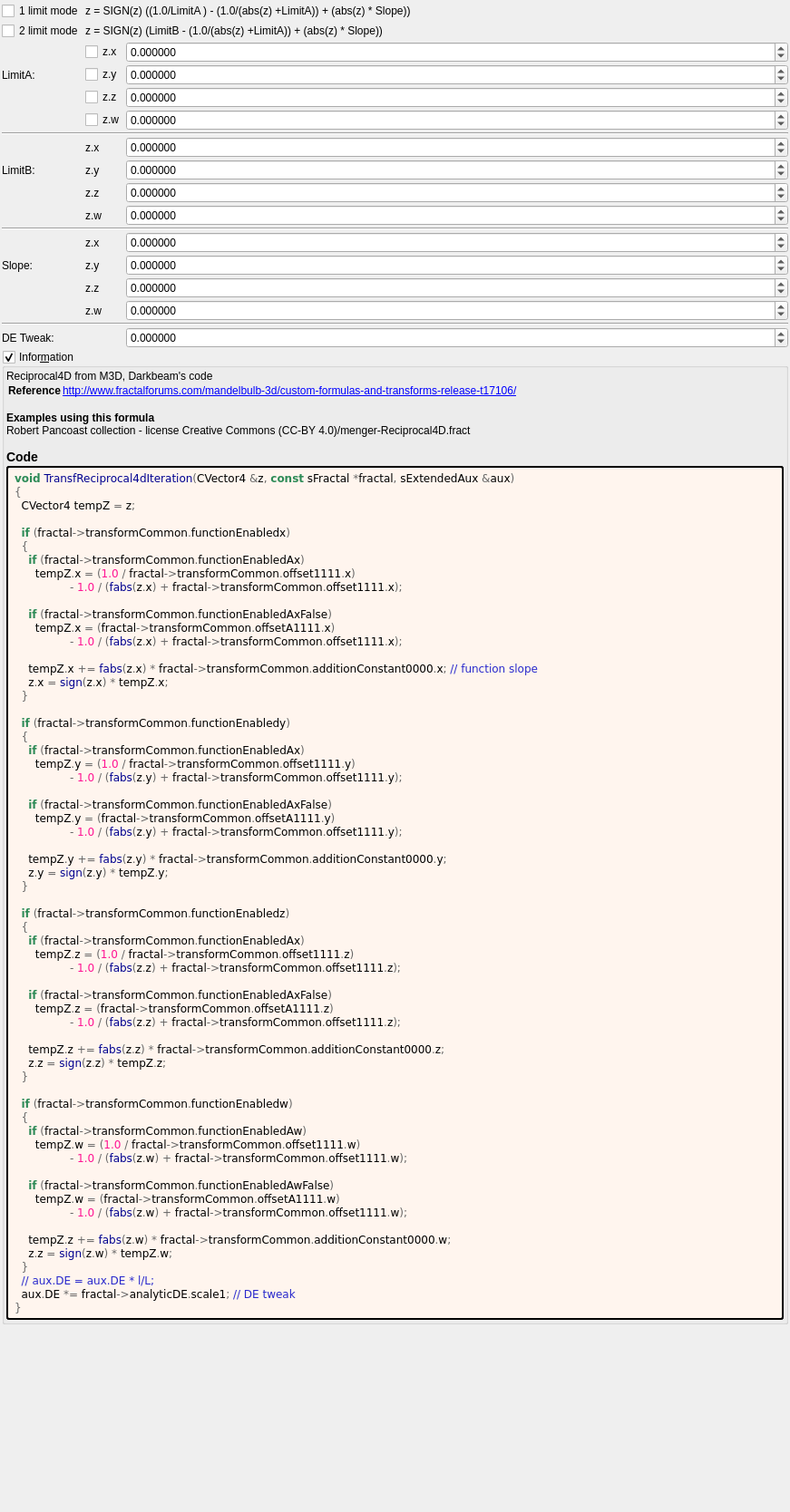
<?xml version="1.0" encoding="UTF-8"?>
<ui version="4.0">
 <class>transf_reciprocal4d</class>
 <widget class="QWidget" name="Form">
  <property name="geometry">
   <rect>
    <x>0</x>
    <y>0</y>
    <width>871</width>
    <height>1668</height>
   </rect>
  </property>
  <property name="windowTitle">
   <string notr="true">transf_reciprocal4d</string>
  </property>
  <layout class="QVBoxLayout" name="verticalLayout">
   <property name="spacing">
    <number>2</number>
   </property>
   <property name="leftMargin">
    <number>2</number>
   </property>
   <property name="topMargin">
    <number>2</number>
   </property>
   <property name="rightMargin">
    <number>2</number>
   </property>
   <property name="bottomMargin">
    <number>2</number>
   </property>
   <item>
    <layout class="QGridLayout" name="gridLayout" columnstretch="0,0,1">
     <property name="spacing">
      <number>2</number>
     </property>
     <item row="0" column="1" colspan="2">
      <widget class="QLabel" name="label_133">
       <property name="text">
        <string notr="true">z = SIGN(z) ((1.0/LimitA ) - (1.0/(abs(z) +LimitA)) + (abs(z) * Slope))</string>
       </property>
       <property name="wordWrap">
        <bool>true</bool>
       </property>
      </widget>
     </item>
     <item row="10" column="2">
      <widget class="MyDoubleSpinBox" name="spinbox4_transf_offsetA_1111_w">
       <property name="sizePolicy">
        <sizepolicy hsizetype="Minimum" vsizetype="Maximum">
         <horstretch>0</horstretch>
         <verstretch>0</verstretch>
        </sizepolicy>
       </property>
       <property name="prefix">
        <string/>
       </property>
       <property name="suffix">
        <string/>
       </property>
       <property name="decimals">
        <number>6</number>
       </property>
       <property name="minimum">
        <double>-99.989999999999995</double>
       </property>
       <property name="maximum">
        <double>99.989999999999995</double>
       </property>
       <property name="singleStep">
        <double>0.100000000000000</double>
       </property>
      </widget>
     </item>
     <item row="10" column="1">
      <widget class="QLabel" name="label_120">
       <property name="text">
        <string notr="true">z.w</string>
       </property>
      </widget>
     </item>
     <item row="5" column="1">
      <widget class="MyCheckBox" name="checkBox_transf_function_enabledw">
       <property name="text">
        <string notr="true">z.w</string>
       </property>
      </widget>
     </item>
     <item row="8" column="1">
      <widget class="QLabel" name="label_114">
       <property name="text">
        <string notr="true">z.y</string>
       </property>
      </widget>
     </item>
     <item row="2" column="2">
      <widget class="MyDoubleSpinBox" name="spinbox4_transf_offset_1111_x">
       <property name="sizePolicy">
        <sizepolicy hsizetype="Minimum" vsizetype="Maximum">
         <horstretch>0</horstretch>
         <verstretch>0</verstretch>
        </sizepolicy>
       </property>
       <property name="prefix">
        <string/>
       </property>
       <property name="suffix">
        <string/>
       </property>
       <property name="decimals">
        <number>6</number>
       </property>
       <property name="minimum">
        <double>-99.989999999999995</double>
       </property>
       <property name="maximum">
        <double>99.989999999999995</double>
       </property>
       <property name="singleStep">
        <double>0.100000000000000</double>
       </property>
      </widget>
     </item>
     <item row="4" column="1">
      <widget class="MyCheckBox" name="checkBox_transf_function_enabledz">
       <property name="text">
        <string notr="true">z.z</string>
       </property>
      </widget>
     </item>
     <item row="9" column="1">
      <widget class="QLabel" name="label_115">
       <property name="text">
        <string notr="true">z.z</string>
       </property>
      </widget>
     </item>
     <item row="7" column="2">
      <widget class="MyDoubleSpinBox" name="spinbox4_transf_offsetA_1111_x">
       <property name="sizePolicy">
        <sizepolicy hsizetype="Minimum" vsizetype="Maximum">
         <horstretch>0</horstretch>
         <verstretch>0</verstretch>
        </sizepolicy>
       </property>
       <property name="prefix">
        <string/>
       </property>
       <property name="suffix">
        <string/>
       </property>
       <property name="decimals">
        <number>6</number>
       </property>
       <property name="minimum">
        <double>-99.989999999999995</double>
       </property>
       <property name="maximum">
        <double>99.989999999999995</double>
       </property>
       <property name="singleStep">
        <double>0.100000000000000</double>
       </property>
      </widget>
     </item>
     <item row="14" column="2">
      <widget class="MyDoubleSpinBox" name="spinbox4_transf_addition_constant_0000_z">
       <property name="sizePolicy">
        <sizepolicy hsizetype="Minimum" vsizetype="Maximum">
         <horstretch>0</horstretch>
         <verstretch>0</verstretch>
        </sizepolicy>
       </property>
       <property name="prefix">
        <string/>
       </property>
       <property name="suffix">
        <string/>
       </property>
       <property name="decimals">
        <number>6</number>
       </property>
       <property name="minimum">
        <double>-99.989999999999995</double>
       </property>
       <property name="maximum">
        <double>99.989999999999995</double>
       </property>
       <property name="singleStep">
        <double>0.100000000000000</double>
       </property>
      </widget>
     </item>
     <item row="8" column="2">
      <widget class="MyDoubleSpinBox" name="spinbox4_transf_offsetA_1111_y">
       <property name="sizePolicy">
        <sizepolicy hsizetype="Minimum" vsizetype="Maximum">
         <horstretch>0</horstretch>
         <verstretch>0</verstretch>
        </sizepolicy>
       </property>
       <property name="prefix">
        <string/>
       </property>
       <property name="suffix">
        <string/>
       </property>
       <property name="decimals">
        <number>6</number>
       </property>
       <property name="minimum">
        <double>-99.989999999999995</double>
       </property>
       <property name="maximum">
        <double>99.989999999999995</double>
       </property>
       <property name="singleStep">
        <double>0.100000000000000</double>
       </property>
      </widget>
     </item>
     <item row="6" column="0" colspan="3">
      <widget class="Line" name="line">
       <property name="orientation">
        <enum>Qt::Horizontal</enum>
       </property>
      </widget>
     </item>
     <item row="4" column="2">
      <widget class="MyDoubleSpinBox" name="spinbox4_transf_offset_1111_z">
       <property name="sizePolicy">
        <sizepolicy hsizetype="Minimum" vsizetype="Maximum">
         <horstretch>0</horstretch>
         <verstretch>0</verstretch>
        </sizepolicy>
       </property>
       <property name="prefix">
        <string/>
       </property>
       <property name="suffix">
        <string/>
       </property>
       <property name="decimals">
        <number>6</number>
       </property>
       <property name="minimum">
        <double>-99.989999999999995</double>
       </property>
       <property name="maximum">
        <double>99.989999999999995</double>
       </property>
       <property name="singleStep">
        <double>0.100000000000000</double>
       </property>
      </widget>
     </item>
     <item row="17" column="0">
      <widget class="QLabel" name="label_112">
       <property name="text">
        <string>DE Tweak:</string>
       </property>
      </widget>
     </item>
     <item row="2" column="1">
      <widget class="MyCheckBox" name="checkBox_transf_function_enabledx">
       <property name="text">
        <string notr="true">z.x</string>
       </property>
      </widget>
     </item>
     <item row="13" column="2">
      <widget class="MyDoubleSpinBox" name="spinbox4_transf_addition_constant_0000_y">
       <property name="sizePolicy">
        <sizepolicy hsizetype="Minimum" vsizetype="Maximum">
         <horstretch>0</horstretch>
         <verstretch>0</verstretch>
        </sizepolicy>
       </property>
       <property name="prefix">
        <string/>
       </property>
       <property name="suffix">
        <string/>
       </property>
       <property name="decimals">
        <number>6</number>
       </property>
       <property name="minimum">
        <double>-99.989999999999995</double>
       </property>
       <property name="maximum">
        <double>99.989999999999995</double>
       </property>
       <property name="singleStep">
        <double>0.100000000000000</double>
       </property>
      </widget>
     </item>
     <item row="11" column="0" colspan="3">
      <widget class="Line" name="line_2">
       <property name="orientation">
        <enum>Qt::Horizontal</enum>
       </property>
      </widget>
     </item>
     <item row="14" column="1">
      <widget class="QLabel" name="label_118">
       <property name="text">
        <string notr="true">z.z</string>
       </property>
      </widget>
     </item>
     <item row="3" column="1">
      <widget class="MyCheckBox" name="checkBox_transf_function_enabledy">
       <property name="text">
        <string notr="true">z.y</string>
       </property>
      </widget>
     </item>
     <item row="7" column="1">
      <widget class="QLabel" name="label_113">
       <property name="text">
        <string notr="true">z.x</string>
       </property>
      </widget>
     </item>
     <item row="8" column="0">
      <widget class="QLabel" name="label_132">
       <property name="text">
        <string>LimitB:</string>
       </property>
      </widget>
     </item>
     <item row="15" column="1">
      <widget class="QLabel" name="label_121">
       <property name="text">
        <string notr="true">z.w</string>
       </property>
      </widget>
     </item>
     <item row="12" column="1">
      <widget class="QLabel" name="label_116">
       <property name="text">
        <string notr="true">z.x</string>
       </property>
      </widget>
     </item>
     <item row="13" column="0">
      <widget class="QLabel" name="label_119">
       <property name="text">
        <string>Slope:</string>
       </property>
      </widget>
     </item>
     <item row="13" column="1">
      <widget class="QLabel" name="label_117">
       <property name="text">
        <string notr="true">z.y</string>
       </property>
      </widget>
     </item>
     <item row="3" column="2">
      <widget class="MyDoubleSpinBox" name="spinbox4_transf_offset_1111_y">
       <property name="sizePolicy">
        <sizepolicy hsizetype="Minimum" vsizetype="Maximum">
         <horstretch>0</horstretch>
         <verstretch>0</verstretch>
        </sizepolicy>
       </property>
       <property name="prefix">
        <string/>
       </property>
       <property name="suffix">
        <string/>
       </property>
       <property name="decimals">
        <number>6</number>
       </property>
       <property name="minimum">
        <double>-99.989999999999995</double>
       </property>
       <property name="maximum">
        <double>99.989999999999995</double>
       </property>
       <property name="singleStep">
        <double>0.100000000000000</double>
       </property>
      </widget>
     </item>
     <item row="9" column="2">
      <widget class="MyDoubleSpinBox" name="spinbox4_transf_offsetA_1111_z">
       <property name="sizePolicy">
        <sizepolicy hsizetype="Minimum" vsizetype="Maximum">
         <horstretch>0</horstretch>
         <verstretch>0</verstretch>
        </sizepolicy>
       </property>
       <property name="prefix">
        <string/>
       </property>
       <property name="suffix">
        <string/>
       </property>
       <property name="decimals">
        <number>6</number>
       </property>
       <property name="minimum">
        <double>-99.989999999999995</double>
       </property>
       <property name="maximum">
        <double>99.989999999999995</double>
       </property>
       <property name="singleStep">
        <double>0.100000000000000</double>
       </property>
      </widget>
     </item>
     <item row="3" column="0">
      <widget class="QLabel" name="label_108">
       <property name="text">
        <string>LimitA:</string>
       </property>
      </widget>
     </item>
     <item row="12" column="2">
      <widget class="MyDoubleSpinBox" name="spinbox4_transf_addition_constant_0000_x">
       <property name="sizePolicy">
        <sizepolicy hsizetype="Minimum" vsizetype="Maximum">
         <horstretch>0</horstretch>
         <verstretch>0</verstretch>
        </sizepolicy>
       </property>
       <property name="prefix">
        <string/>
       </property>
       <property name="suffix">
        <string/>
       </property>
       <property name="decimals">
        <number>6</number>
       </property>
       <property name="minimum">
        <double>-99.989999999999995</double>
       </property>
       <property name="maximum">
        <double>99.989999999999995</double>
       </property>
       <property name="singleStep">
        <double>0.100000000000000</double>
       </property>
      </widget>
     </item>
     <item row="17" column="2">
      <widget class="MyDoubleSpinBox" name="spinbox_analyticDE_scale_1">
       <property name="sizePolicy">
        <sizepolicy hsizetype="Minimum" vsizetype="Maximum">
         <horstretch>0</horstretch>
         <verstretch>0</verstretch>
        </sizepolicy>
       </property>
       <property name="prefix">
        <string/>
       </property>
       <property name="suffix">
        <string/>
       </property>
       <property name="decimals">
        <number>6</number>
       </property>
       <property name="minimum">
        <double>-99.989999999999995</double>
       </property>
       <property name="maximum">
        <double>99.989999999999995</double>
       </property>
       <property name="singleStep">
        <double>0.100000000000000</double>
       </property>
      </widget>
     </item>
     <item row="16" column="0" colspan="3">
      <widget class="Line" name="line_3">
       <property name="orientation">
        <enum>Qt::Horizontal</enum>
       </property>
      </widget>
     </item>
     <item row="5" column="2">
      <widget class="MyDoubleSpinBox" name="spinbox4_transf_offset_1111_w">
       <property name="sizePolicy">
        <sizepolicy hsizetype="Minimum" vsizetype="Maximum">
         <horstretch>0</horstretch>
         <verstretch>0</verstretch>
        </sizepolicy>
       </property>
       <property name="prefix">
        <string/>
       </property>
       <property name="suffix">
        <string/>
       </property>
       <property name="decimals">
        <number>6</number>
       </property>
       <property name="minimum">
        <double>-99.989999999999995</double>
       </property>
       <property name="maximum">
        <double>99.989999999999995</double>
       </property>
       <property name="singleStep">
        <double>0.100000000000000</double>
       </property>
      </widget>
     </item>
     <item row="15" column="2">
      <widget class="MyDoubleSpinBox" name="spinbox4_transf_addition_constant_0000_w">
       <property name="sizePolicy">
        <sizepolicy hsizetype="Minimum" vsizetype="Maximum">
         <horstretch>0</horstretch>
         <verstretch>0</verstretch>
        </sizepolicy>
       </property>
       <property name="prefix">
        <string/>
       </property>
       <property name="suffix">
        <string/>
       </property>
       <property name="decimals">
        <number>6</number>
       </property>
       <property name="minimum">
        <double>-99.989999999999995</double>
       </property>
       <property name="maximum">
        <double>99.989999999999995</double>
       </property>
       <property name="singleStep">
        <double>0.100000000000000</double>
       </property>
      </widget>
     </item>
     <item row="0" column="0">
      <widget class="MyCheckBox" name="checkBox_transf_function_enabledAx">
       <property name="text">
        <string>1 limit mode</string>
       </property>
      </widget>
     </item>
     <item row="1" column="0">
      <widget class="MyCheckBox" name="checkBox_transf_function_enabledAx_false">
       <property name="text">
        <string>2 limit mode</string>
       </property>
      </widget>
     </item>
     <item row="1" column="1" colspan="2">
      <widget class="QLabel" name="label_148">
       <property name="text">
        <string notr="true">z = SIGN(z) (LimitB - (1.0/(abs(z) +LimitA)) + (abs(z) * Slope))</string>
       </property>
       <property name="wordWrap">
        <bool>true</bool>
       </property>
      </widget>
     </item>
    </layout>
   </item>
   <item>
    <widget class="MyGroupBox" name="groupCheck_info">
     <property name="title">
      <string>Infor&amp;mation</string>
     </property>
     <property name="flat">
      <bool>false</bool>
     </property>
     <property name="checkable">
      <bool>true</bool>
     </property>
     <layout class="QVBoxLayout" name="verticalLayout_2">
      <property name="spacing">
       <number>2</number>
      </property>
      <property name="leftMargin">
       <number>2</number>
      </property>
      <property name="topMargin">
       <number>2</number>
      </property>
      <property name="rightMargin">
       <number>2</number>
      </property>
      <property name="bottomMargin">
       <number>2</number>
      </property>
      <item>
       <widget class="QLabel" name="label_information_general">
        <property name="text">
         <string notr="true">&lt;p&gt;Reciprocal4D from M3D, Darkbeam's code&lt;/p&gt;&lt;table&gt;
&lt;tr&gt;&lt;th&gt;Reference&lt;/th&gt;&lt;td&gt;&lt;a href=&quot;http://www.fractalforums.com/mandelbulb-3d/custom-formulas-and-transforms-release-t17106/&quot;&gt;http://www.fractalforums.com/mandelbulb-3d/custom-formulas-and-transforms-release-t17106/&lt;br&gt;
&lt;/td&gt;&lt;/tr&gt;
&lt;/table&gt;
&lt;br&gt;&lt;b&gt;Examples using this formula&lt;/b&gt;&lt;br&gt;Robert Pancoast collection - license Creative Commons (CC-BY 4.0)/menger-Reciprocal4D.fract&lt;h3&gt;Code&lt;/h3&gt;</string>
        </property>
        <property name="wordWrap">
         <bool>true</bool>
        </property>
        <property name="openExternalLinks">
         <bool>true</bool>
        </property>
        <property name="textInteractionFlags">
         <set>Qt::LinksAccessibleByMouse|Qt::TextSelectableByMouse</set>
        </property>
       </widget>
      </item>
      <item>
       <widget class="QLabel" name="label_code_content">
        <property name="styleSheet">
         <string notr="true">border-style: outset; border-width: 2px; border-radius: 3px; border-color: black; background-color: #fff5ee; padding: 4px;</string>
        </property>
        <property name="text">
         <string notr="true">&lt;body style=&quot;background-color:#fff5ee&quot;&gt;
&lt;pre style=&quot;color:#000000; background-color:#fff5ee;  font-family:'Courier New',monospace;&quot;&gt;&lt;span style=&quot;color:#2e8b57; font-weight:bold&quot;&gt;void&lt;/span&gt; &lt;span style=&quot;color:#00008f&quot;&gt;TransfReciprocal4dIteration&lt;/span&gt;&lt;span style=&quot;color:#676767&quot;&gt;(&lt;/span&gt;CVector4 &lt;span style=&quot;color:#676767&quot;&gt;&amp;amp;&lt;/span&gt;z&lt;span style=&quot;color:#676767&quot;&gt;,&lt;/span&gt; &lt;span style=&quot;color:#2e8b57; font-weight:bold&quot;&gt;const&lt;/span&gt; sFractal &lt;span style=&quot;color:#676767&quot;&gt;*&lt;/span&gt;fractal&lt;span style=&quot;color:#676767&quot;&gt;,&lt;/span&gt; sExtendedAux &lt;span style=&quot;color:#676767&quot;&gt;&amp;amp;&lt;/span&gt;aux&lt;span style=&quot;color:#676767&quot;&gt;)&lt;/span&gt;
&lt;span style=&quot;color:#676767&quot;&gt;{&lt;/span&gt;
  CVector4 tempZ &lt;span style=&quot;color:#676767&quot;&gt;=&lt;/span&gt; z&lt;span style=&quot;color:#676767&quot;&gt;;&lt;/span&gt;

  &lt;span style=&quot;color:#2e8b57; font-weight:bold&quot;&gt;if&lt;/span&gt; &lt;span style=&quot;color:#676767&quot;&gt;(&lt;/span&gt;fractal&lt;span style=&quot;color:#676767&quot;&gt;-&amp;gt;&lt;/span&gt;transformCommon&lt;span style=&quot;color:#676767&quot;&gt;.&lt;/span&gt;functionEnabledx&lt;span style=&quot;color:#676767&quot;&gt;)&lt;/span&gt;
  &lt;span style=&quot;color:#676767&quot;&gt;{&lt;/span&gt;
    &lt;span style=&quot;color:#2e8b57; font-weight:bold&quot;&gt;if&lt;/span&gt; &lt;span style=&quot;color:#676767&quot;&gt;(&lt;/span&gt;fractal&lt;span style=&quot;color:#676767&quot;&gt;-&amp;gt;&lt;/span&gt;transformCommon&lt;span style=&quot;color:#676767&quot;&gt;.&lt;/span&gt;functionEnabledAx&lt;span style=&quot;color:#676767&quot;&gt;)&lt;/span&gt;
      tempZ&lt;span style=&quot;color:#676767&quot;&gt;.&lt;/span&gt;x &lt;span style=&quot;color:#676767&quot;&gt;= (&lt;/span&gt;&lt;span style=&quot;color:#ff1493&quot;&gt;1.0&lt;/span&gt; &lt;span style=&quot;color:#676767&quot;&gt;/&lt;/span&gt; fractal&lt;span style=&quot;color:#676767&quot;&gt;-&amp;gt;&lt;/span&gt;transformCommon&lt;span style=&quot;color:#676767&quot;&gt;.&lt;/span&gt;offset1111&lt;span style=&quot;color:#676767&quot;&gt;.&lt;/span&gt;x&lt;span style=&quot;color:#676767&quot;&gt;)&lt;/span&gt;
                &lt;span style=&quot;color:#676767&quot;&gt;-&lt;/span&gt; &lt;span style=&quot;color:#ff1493&quot;&gt;1.0&lt;/span&gt; &lt;span style=&quot;color:#676767&quot;&gt;/ (&lt;/span&gt;&lt;span style=&quot;color:#00008f&quot;&gt;fabs&lt;/span&gt;&lt;span style=&quot;color:#676767&quot;&gt;(&lt;/span&gt;z&lt;span style=&quot;color:#676767&quot;&gt;.&lt;/span&gt;x&lt;span style=&quot;color:#676767&quot;&gt;) +&lt;/span&gt; fractal&lt;span style=&quot;color:#676767&quot;&gt;-&amp;gt;&lt;/span&gt;transformCommon&lt;span style=&quot;color:#676767&quot;&gt;.&lt;/span&gt;offset1111&lt;span style=&quot;color:#676767&quot;&gt;.&lt;/span&gt;x&lt;span style=&quot;color:#676767&quot;&gt;);&lt;/span&gt;

    &lt;span style=&quot;color:#2e8b57; font-weight:bold&quot;&gt;if&lt;/span&gt; &lt;span style=&quot;color:#676767&quot;&gt;(&lt;/span&gt;fractal&lt;span style=&quot;color:#676767&quot;&gt;-&amp;gt;&lt;/span&gt;transformCommon&lt;span style=&quot;color:#676767&quot;&gt;.&lt;/span&gt;functionEnabledAxFalse&lt;span style=&quot;color:#676767&quot;&gt;)&lt;/span&gt;
      tempZ&lt;span style=&quot;color:#676767&quot;&gt;.&lt;/span&gt;x &lt;span style=&quot;color:#676767&quot;&gt;= (&lt;/span&gt;fractal&lt;span style=&quot;color:#676767&quot;&gt;-&amp;gt;&lt;/span&gt;transformCommon&lt;span style=&quot;color:#676767&quot;&gt;.&lt;/span&gt;offsetA1111&lt;span style=&quot;color:#676767&quot;&gt;.&lt;/span&gt;x&lt;span style=&quot;color:#676767&quot;&gt;)&lt;/span&gt;
                &lt;span style=&quot;color:#676767&quot;&gt;-&lt;/span&gt; &lt;span style=&quot;color:#ff1493&quot;&gt;1.0&lt;/span&gt; &lt;span style=&quot;color:#676767&quot;&gt;/ (&lt;/span&gt;&lt;span style=&quot;color:#00008f&quot;&gt;fabs&lt;/span&gt;&lt;span style=&quot;color:#676767&quot;&gt;(&lt;/span&gt;z&lt;span style=&quot;color:#676767&quot;&gt;.&lt;/span&gt;x&lt;span style=&quot;color:#676767&quot;&gt;) +&lt;/span&gt; fractal&lt;span style=&quot;color:#676767&quot;&gt;-&amp;gt;&lt;/span&gt;transformCommon&lt;span style=&quot;color:#676767&quot;&gt;.&lt;/span&gt;offset1111&lt;span style=&quot;color:#676767&quot;&gt;.&lt;/span&gt;x&lt;span style=&quot;color:#676767&quot;&gt;);&lt;/span&gt;

    tempZ&lt;span style=&quot;color:#676767&quot;&gt;.&lt;/span&gt;x &lt;span style=&quot;color:#676767&quot;&gt;+=&lt;/span&gt; &lt;span style=&quot;color:#00008f&quot;&gt;fabs&lt;/span&gt;&lt;span style=&quot;color:#676767&quot;&gt;(&lt;/span&gt;z&lt;span style=&quot;color:#676767&quot;&gt;.&lt;/span&gt;x&lt;span style=&quot;color:#676767&quot;&gt;) *&lt;/span&gt; fractal&lt;span style=&quot;color:#676767&quot;&gt;-&amp;gt;&lt;/span&gt;transformCommon&lt;span style=&quot;color:#676767&quot;&gt;.&lt;/span&gt;additionConstant0000&lt;span style=&quot;color:#676767&quot;&gt;.&lt;/span&gt;x&lt;span style=&quot;color:#676767&quot;&gt;;&lt;/span&gt; &lt;span style=&quot;color:#2929cc&quot;&gt;// function slope&lt;/span&gt;
    z&lt;span style=&quot;color:#676767&quot;&gt;.&lt;/span&gt;x &lt;span style=&quot;color:#676767&quot;&gt;=&lt;/span&gt; &lt;span style=&quot;color:#00008f&quot;&gt;sign&lt;/span&gt;&lt;span style=&quot;color:#676767&quot;&gt;(&lt;/span&gt;z&lt;span style=&quot;color:#676767&quot;&gt;.&lt;/span&gt;x&lt;span style=&quot;color:#676767&quot;&gt;) *&lt;/span&gt; tempZ&lt;span style=&quot;color:#676767&quot;&gt;.&lt;/span&gt;x&lt;span style=&quot;color:#676767&quot;&gt;;&lt;/span&gt;
  &lt;span style=&quot;color:#676767&quot;&gt;}&lt;/span&gt;

  &lt;span style=&quot;color:#2e8b57; font-weight:bold&quot;&gt;if&lt;/span&gt; &lt;span style=&quot;color:#676767&quot;&gt;(&lt;/span&gt;fractal&lt;span style=&quot;color:#676767&quot;&gt;-&amp;gt;&lt;/span&gt;transformCommon&lt;span style=&quot;color:#676767&quot;&gt;.&lt;/span&gt;functionEnabledy&lt;span style=&quot;color:#676767&quot;&gt;)&lt;/span&gt;
  &lt;span style=&quot;color:#676767&quot;&gt;{&lt;/span&gt;
    &lt;span style=&quot;color:#2e8b57; font-weight:bold&quot;&gt;if&lt;/span&gt; &lt;span style=&quot;color:#676767&quot;&gt;(&lt;/span&gt;fractal&lt;span style=&quot;color:#676767&quot;&gt;-&amp;gt;&lt;/span&gt;transformCommon&lt;span style=&quot;color:#676767&quot;&gt;.&lt;/span&gt;functionEnabledAx&lt;span style=&quot;color:#676767&quot;&gt;)&lt;/span&gt;
      tempZ&lt;span style=&quot;color:#676767&quot;&gt;.&lt;/span&gt;y &lt;span style=&quot;color:#676767&quot;&gt;= (&lt;/span&gt;&lt;span style=&quot;color:#ff1493&quot;&gt;1.0&lt;/span&gt; &lt;span style=&quot;color:#676767&quot;&gt;/&lt;/span&gt; fractal&lt;span style=&quot;color:#676767&quot;&gt;-&amp;gt;&lt;/span&gt;transformCommon&lt;span style=&quot;color:#676767&quot;&gt;.&lt;/span&gt;offset1111&lt;span style=&quot;color:#676767&quot;&gt;.&lt;/span&gt;y&lt;span style=&quot;color:#676767&quot;&gt;)&lt;/span&gt;
                &lt;span style=&quot;color:#676767&quot;&gt;-&lt;/span&gt; &lt;span style=&quot;color:#ff1493&quot;&gt;1.0&lt;/span&gt; &lt;span style=&quot;color:#676767&quot;&gt;/ (&lt;/span&gt;&lt;span style=&quot;color:#00008f&quot;&gt;fabs&lt;/span&gt;&lt;span style=&quot;color:#676767&quot;&gt;(&lt;/span&gt;z&lt;span style=&quot;color:#676767&quot;&gt;.&lt;/span&gt;y&lt;span style=&quot;color:#676767&quot;&gt;) +&lt;/span&gt; fractal&lt;span style=&quot;color:#676767&quot;&gt;-&amp;gt;&lt;/span&gt;transformCommon&lt;span style=&quot;color:#676767&quot;&gt;.&lt;/span&gt;offset1111&lt;span style=&quot;color:#676767&quot;&gt;.&lt;/span&gt;y&lt;span style=&quot;color:#676767&quot;&gt;);&lt;/span&gt;

    &lt;span style=&quot;color:#2e8b57; font-weight:bold&quot;&gt;if&lt;/span&gt; &lt;span style=&quot;color:#676767&quot;&gt;(&lt;/span&gt;fractal&lt;span style=&quot;color:#676767&quot;&gt;-&amp;gt;&lt;/span&gt;transformCommon&lt;span style=&quot;color:#676767&quot;&gt;.&lt;/span&gt;functionEnabledAxFalse&lt;span style=&quot;color:#676767&quot;&gt;)&lt;/span&gt;
      tempZ&lt;span style=&quot;color:#676767&quot;&gt;.&lt;/span&gt;y &lt;span style=&quot;color:#676767&quot;&gt;= (&lt;/span&gt;fractal&lt;span style=&quot;color:#676767&quot;&gt;-&amp;gt;&lt;/span&gt;transformCommon&lt;span style=&quot;color:#676767&quot;&gt;.&lt;/span&gt;offsetA1111&lt;span style=&quot;color:#676767&quot;&gt;.&lt;/span&gt;y&lt;span style=&quot;color:#676767&quot;&gt;)&lt;/span&gt;
                &lt;span style=&quot;color:#676767&quot;&gt;-&lt;/span&gt; &lt;span style=&quot;color:#ff1493&quot;&gt;1.0&lt;/span&gt; &lt;span style=&quot;color:#676767&quot;&gt;/ (&lt;/span&gt;&lt;span style=&quot;color:#00008f&quot;&gt;fabs&lt;/span&gt;&lt;span style=&quot;color:#676767&quot;&gt;(&lt;/span&gt;z&lt;span style=&quot;color:#676767&quot;&gt;.&lt;/span&gt;y&lt;span style=&quot;color:#676767&quot;&gt;) +&lt;/span&gt; fractal&lt;span style=&quot;color:#676767&quot;&gt;-&amp;gt;&lt;/span&gt;transformCommon&lt;span style=&quot;color:#676767&quot;&gt;.&lt;/span&gt;offset1111&lt;span style=&quot;color:#676767&quot;&gt;.&lt;/span&gt;y&lt;span style=&quot;color:#676767&quot;&gt;);&lt;/span&gt;

    tempZ&lt;span style=&quot;color:#676767&quot;&gt;.&lt;/span&gt;y &lt;span style=&quot;color:#676767&quot;&gt;+=&lt;/span&gt; &lt;span style=&quot;color:#00008f&quot;&gt;fabs&lt;/span&gt;&lt;span style=&quot;color:#676767&quot;&gt;(&lt;/span&gt;z&lt;span style=&quot;color:#676767&quot;&gt;.&lt;/span&gt;y&lt;span style=&quot;color:#676767&quot;&gt;) *&lt;/span&gt; fractal&lt;span style=&quot;color:#676767&quot;&gt;-&amp;gt;&lt;/span&gt;transformCommon&lt;span style=&quot;color:#676767&quot;&gt;.&lt;/span&gt;additionConstant0000&lt;span style=&quot;color:#676767&quot;&gt;.&lt;/span&gt;y&lt;span style=&quot;color:#676767&quot;&gt;;&lt;/span&gt;
    z&lt;span style=&quot;color:#676767&quot;&gt;.&lt;/span&gt;y &lt;span style=&quot;color:#676767&quot;&gt;=&lt;/span&gt; &lt;span style=&quot;color:#00008f&quot;&gt;sign&lt;/span&gt;&lt;span style=&quot;color:#676767&quot;&gt;(&lt;/span&gt;z&lt;span style=&quot;color:#676767&quot;&gt;.&lt;/span&gt;y&lt;span style=&quot;color:#676767&quot;&gt;) *&lt;/span&gt; tempZ&lt;span style=&quot;color:#676767&quot;&gt;.&lt;/span&gt;y&lt;span style=&quot;color:#676767&quot;&gt;;&lt;/span&gt;
  &lt;span style=&quot;color:#676767&quot;&gt;}&lt;/span&gt;

  &lt;span style=&quot;color:#2e8b57; font-weight:bold&quot;&gt;if&lt;/span&gt; &lt;span style=&quot;color:#676767&quot;&gt;(&lt;/span&gt;fractal&lt;span style=&quot;color:#676767&quot;&gt;-&amp;gt;&lt;/span&gt;transformCommon&lt;span style=&quot;color:#676767&quot;&gt;.&lt;/span&gt;functionEnabledz&lt;span style=&quot;color:#676767&quot;&gt;)&lt;/span&gt;
  &lt;span style=&quot;color:#676767&quot;&gt;{&lt;/span&gt;
    &lt;span style=&quot;color:#2e8b57; font-weight:bold&quot;&gt;if&lt;/span&gt; &lt;span style=&quot;color:#676767&quot;&gt;(&lt;/span&gt;fractal&lt;span style=&quot;color:#676767&quot;&gt;-&amp;gt;&lt;/span&gt;transformCommon&lt;span style=&quot;color:#676767&quot;&gt;.&lt;/span&gt;functionEnabledAx&lt;span style=&quot;color:#676767&quot;&gt;)&lt;/span&gt;
      tempZ&lt;span style=&quot;color:#676767&quot;&gt;.&lt;/span&gt;z &lt;span style=&quot;color:#676767&quot;&gt;= (&lt;/span&gt;&lt;span style=&quot;color:#ff1493&quot;&gt;1.0&lt;/span&gt; &lt;span style=&quot;color:#676767&quot;&gt;/&lt;/span&gt; fractal&lt;span style=&quot;color:#676767&quot;&gt;-&amp;gt;&lt;/span&gt;transformCommon&lt;span style=&quot;color:#676767&quot;&gt;.&lt;/span&gt;offset1111&lt;span style=&quot;color:#676767&quot;&gt;.&lt;/span&gt;z&lt;span style=&quot;color:#676767&quot;&gt;)&lt;/span&gt;
                &lt;span style=&quot;color:#676767&quot;&gt;-&lt;/span&gt; &lt;span style=&quot;color:#ff1493&quot;&gt;1.0&lt;/span&gt; &lt;span style=&quot;color:#676767&quot;&gt;/ (&lt;/span&gt;&lt;span style=&quot;color:#00008f&quot;&gt;fabs&lt;/span&gt;&lt;span style=&quot;color:#676767&quot;&gt;(&lt;/span&gt;z&lt;span style=&quot;color:#676767&quot;&gt;.&lt;/span&gt;z&lt;span style=&quot;color:#676767&quot;&gt;) +&lt;/span&gt; fractal&lt;span style=&quot;color:#676767&quot;&gt;-&amp;gt;&lt;/span&gt;transformCommon&lt;span style=&quot;color:#676767&quot;&gt;.&lt;/span&gt;offset1111&lt;span style=&quot;color:#676767&quot;&gt;.&lt;/span&gt;z&lt;span style=&quot;color:#676767&quot;&gt;);&lt;/span&gt;

    &lt;span style=&quot;color:#2e8b57; font-weight:bold&quot;&gt;if&lt;/span&gt; &lt;span style=&quot;color:#676767&quot;&gt;(&lt;/span&gt;fractal&lt;span style=&quot;color:#676767&quot;&gt;-&amp;gt;&lt;/span&gt;transformCommon&lt;span style=&quot;color:#676767&quot;&gt;.&lt;/span&gt;functionEnabledAxFalse&lt;span style=&quot;color:#676767&quot;&gt;)&lt;/span&gt;
      tempZ&lt;span style=&quot;color:#676767&quot;&gt;.&lt;/span&gt;z &lt;span style=&quot;color:#676767&quot;&gt;= (&lt;/span&gt;fractal&lt;span style=&quot;color:#676767&quot;&gt;-&amp;gt;&lt;/span&gt;transformCommon&lt;span style=&quot;color:#676767&quot;&gt;.&lt;/span&gt;offsetA1111&lt;span style=&quot;color:#676767&quot;&gt;.&lt;/span&gt;z&lt;span style=&quot;color:#676767&quot;&gt;)&lt;/span&gt;
                &lt;span style=&quot;color:#676767&quot;&gt;-&lt;/span&gt; &lt;span style=&quot;color:#ff1493&quot;&gt;1.0&lt;/span&gt; &lt;span style=&quot;color:#676767&quot;&gt;/ (&lt;/span&gt;&lt;span style=&quot;color:#00008f&quot;&gt;fabs&lt;/span&gt;&lt;span style=&quot;color:#676767&quot;&gt;(&lt;/span&gt;z&lt;span style=&quot;color:#676767&quot;&gt;.&lt;/span&gt;z&lt;span style=&quot;color:#676767&quot;&gt;) +&lt;/span&gt; fractal&lt;span style=&quot;color:#676767&quot;&gt;-&amp;gt;&lt;/span&gt;transformCommon&lt;span style=&quot;color:#676767&quot;&gt;.&lt;/span&gt;offset1111&lt;span style=&quot;color:#676767&quot;&gt;.&lt;/span&gt;z&lt;span style=&quot;color:#676767&quot;&gt;);&lt;/span&gt;

    tempZ&lt;span style=&quot;color:#676767&quot;&gt;.&lt;/span&gt;z &lt;span style=&quot;color:#676767&quot;&gt;+=&lt;/span&gt; &lt;span style=&quot;color:#00008f&quot;&gt;fabs&lt;/span&gt;&lt;span style=&quot;color:#676767&quot;&gt;(&lt;/span&gt;z&lt;span style=&quot;color:#676767&quot;&gt;.&lt;/span&gt;z&lt;span style=&quot;color:#676767&quot;&gt;) *&lt;/span&gt; fractal&lt;span style=&quot;color:#676767&quot;&gt;-&amp;gt;&lt;/span&gt;transformCommon&lt;span style=&quot;color:#676767&quot;&gt;.&lt;/span&gt;additionConstant0000&lt;span style=&quot;color:#676767&quot;&gt;.&lt;/span&gt;z&lt;span style=&quot;color:#676767&quot;&gt;;&lt;/span&gt;
    z&lt;span style=&quot;color:#676767&quot;&gt;.&lt;/span&gt;z &lt;span style=&quot;color:#676767&quot;&gt;=&lt;/span&gt; &lt;span style=&quot;color:#00008f&quot;&gt;sign&lt;/span&gt;&lt;span style=&quot;color:#676767&quot;&gt;(&lt;/span&gt;z&lt;span style=&quot;color:#676767&quot;&gt;.&lt;/span&gt;z&lt;span style=&quot;color:#676767&quot;&gt;) *&lt;/span&gt; tempZ&lt;span style=&quot;color:#676767&quot;&gt;.&lt;/span&gt;z&lt;span style=&quot;color:#676767&quot;&gt;;&lt;/span&gt;
  &lt;span style=&quot;color:#676767&quot;&gt;}&lt;/span&gt;

  &lt;span style=&quot;color:#2e8b57; font-weight:bold&quot;&gt;if&lt;/span&gt; &lt;span style=&quot;color:#676767&quot;&gt;(&lt;/span&gt;fractal&lt;span style=&quot;color:#676767&quot;&gt;-&amp;gt;&lt;/span&gt;transformCommon&lt;span style=&quot;color:#676767&quot;&gt;.&lt;/span&gt;functionEnabledw&lt;span style=&quot;color:#676767&quot;&gt;)&lt;/span&gt;
  &lt;span style=&quot;color:#676767&quot;&gt;{&lt;/span&gt;
    &lt;span style=&quot;color:#2e8b57; font-weight:bold&quot;&gt;if&lt;/span&gt; &lt;span style=&quot;color:#676767&quot;&gt;(&lt;/span&gt;fractal&lt;span style=&quot;color:#676767&quot;&gt;-&amp;gt;&lt;/span&gt;transformCommon&lt;span style=&quot;color:#676767&quot;&gt;.&lt;/span&gt;functionEnabledAw&lt;span style=&quot;color:#676767&quot;&gt;)&lt;/span&gt;
      tempZ&lt;span style=&quot;color:#676767&quot;&gt;.&lt;/span&gt;w &lt;span style=&quot;color:#676767&quot;&gt;= (&lt;/span&gt;&lt;span style=&quot;color:#ff1493&quot;&gt;1.0&lt;/span&gt; &lt;span style=&quot;color:#676767&quot;&gt;/&lt;/span&gt; fractal&lt;span style=&quot;color:#676767&quot;&gt;-&amp;gt;&lt;/span&gt;transformCommon&lt;span style=&quot;color:#676767&quot;&gt;.&lt;/span&gt;offset1111&lt;span style=&quot;color:#676767&quot;&gt;.&lt;/span&gt;w&lt;span style=&quot;color:#676767&quot;&gt;)&lt;/span&gt;
                &lt;span style=&quot;color:#676767&quot;&gt;-&lt;/span&gt; &lt;span style=&quot;color:#ff1493&quot;&gt;1.0&lt;/span&gt; &lt;span style=&quot;color:#676767&quot;&gt;/ (&lt;/span&gt;&lt;span style=&quot;color:#00008f&quot;&gt;fabs&lt;/span&gt;&lt;span style=&quot;color:#676767&quot;&gt;(&lt;/span&gt;z&lt;span style=&quot;color:#676767&quot;&gt;.&lt;/span&gt;w&lt;span style=&quot;color:#676767&quot;&gt;) +&lt;/span&gt; fractal&lt;span style=&quot;color:#676767&quot;&gt;-&amp;gt;&lt;/span&gt;transformCommon&lt;span style=&quot;color:#676767&quot;&gt;.&lt;/span&gt;offset1111&lt;span style=&quot;color:#676767&quot;&gt;.&lt;/span&gt;w&lt;span style=&quot;color:#676767&quot;&gt;);&lt;/span&gt;

    &lt;span style=&quot;color:#2e8b57; font-weight:bold&quot;&gt;if&lt;/span&gt; &lt;span style=&quot;color:#676767&quot;&gt;(&lt;/span&gt;fractal&lt;span style=&quot;color:#676767&quot;&gt;-&amp;gt;&lt;/span&gt;transformCommon&lt;span style=&quot;color:#676767&quot;&gt;.&lt;/span&gt;functionEnabledAwFalse&lt;span style=&quot;color:#676767&quot;&gt;)&lt;/span&gt;
      tempZ&lt;span style=&quot;color:#676767&quot;&gt;.&lt;/span&gt;w &lt;span style=&quot;color:#676767&quot;&gt;= (&lt;/span&gt;fractal&lt;span style=&quot;color:#676767&quot;&gt;-&amp;gt;&lt;/span&gt;transformCommon&lt;span style=&quot;color:#676767&quot;&gt;.&lt;/span&gt;offsetA1111&lt;span style=&quot;color:#676767&quot;&gt;.&lt;/span&gt;w&lt;span style=&quot;color:#676767&quot;&gt;)&lt;/span&gt;
                &lt;span style=&quot;color:#676767&quot;&gt;-&lt;/span&gt; &lt;span style=&quot;color:#ff1493&quot;&gt;1.0&lt;/span&gt; &lt;span style=&quot;color:#676767&quot;&gt;/ (&lt;/span&gt;&lt;span style=&quot;color:#00008f&quot;&gt;fabs&lt;/span&gt;&lt;span style=&quot;color:#676767&quot;&gt;(&lt;/span&gt;z&lt;span style=&quot;color:#676767&quot;&gt;.&lt;/span&gt;w&lt;span style=&quot;color:#676767&quot;&gt;) +&lt;/span&gt; fractal&lt;span style=&quot;color:#676767&quot;&gt;-&amp;gt;&lt;/span&gt;transformCommon&lt;span style=&quot;color:#676767&quot;&gt;.&lt;/span&gt;offset1111&lt;span style=&quot;color:#676767&quot;&gt;.&lt;/span&gt;w&lt;span style=&quot;color:#676767&quot;&gt;);&lt;/span&gt;

    tempZ&lt;span style=&quot;color:#676767&quot;&gt;.&lt;/span&gt;z &lt;span style=&quot;color:#676767&quot;&gt;+=&lt;/span&gt; &lt;span style=&quot;color:#00008f&quot;&gt;fabs&lt;/span&gt;&lt;span style=&quot;color:#676767&quot;&gt;(&lt;/span&gt;z&lt;span style=&quot;color:#676767&quot;&gt;.&lt;/span&gt;w&lt;span style=&quot;color:#676767&quot;&gt;) *&lt;/span&gt; fractal&lt;span style=&quot;color:#676767&quot;&gt;-&amp;gt;&lt;/span&gt;transformCommon&lt;span style=&quot;color:#676767&quot;&gt;.&lt;/span&gt;additionConstant0000&lt;span style=&quot;color:#676767&quot;&gt;.&lt;/span&gt;w&lt;span style=&quot;color:#676767&quot;&gt;;&lt;/span&gt;
    z&lt;span style=&quot;color:#676767&quot;&gt;.&lt;/span&gt;z &lt;span style=&quot;color:#676767&quot;&gt;=&lt;/span&gt; &lt;span style=&quot;color:#00008f&quot;&gt;sign&lt;/span&gt;&lt;span style=&quot;color:#676767&quot;&gt;(&lt;/span&gt;z&lt;span style=&quot;color:#676767&quot;&gt;.&lt;/span&gt;w&lt;span style=&quot;color:#676767&quot;&gt;) *&lt;/span&gt; tempZ&lt;span style=&quot;color:#676767&quot;&gt;.&lt;/span&gt;w&lt;span style=&quot;color:#676767&quot;&gt;;&lt;/span&gt;
  &lt;span style=&quot;color:#676767&quot;&gt;}&lt;/span&gt;
  &lt;span style=&quot;color:#2929cc&quot;&gt;// aux.DE = aux.DE * l/L;&lt;/span&gt;
  aux&lt;span style=&quot;color:#676767&quot;&gt;.&lt;/span&gt;DE &lt;span style=&quot;color:#676767&quot;&gt;*=&lt;/span&gt; fractal&lt;span style=&quot;color:#676767&quot;&gt;-&amp;gt;&lt;/span&gt;analyticDE&lt;span style=&quot;color:#676767&quot;&gt;.&lt;/span&gt;scale1&lt;span style=&quot;color:#676767&quot;&gt;;&lt;/span&gt; &lt;span style=&quot;color:#2929cc&quot;&gt;// DE tweak&lt;/span&gt;
&lt;span style=&quot;color:#676767&quot;&gt;}&lt;/span&gt;
&lt;/pre&gt;
&lt;/body&gt;</string>
        </property>
        <property name="wordWrap">
         <bool>true</bool>
        </property>
        <property name="openExternalLinks">
         <bool>true</bool>
        </property>
        <property name="textInteractionFlags">
         <set>Qt::LinksAccessibleByMouse|Qt::TextSelectableByMouse</set>
        </property>
       </widget>
      </item>
     </layout>
    </widget>
   </item>
   <item>
    <spacer name="verticalSpacer">
     <property name="orientation">
      <enum>Qt::Vertical</enum>
     </property>
     <property name="sizeHint" stdset="0">
      <size>
       <width>20</width>
       <height>40</height>
      </size>
     </property>
    </spacer>
   </item>
  </layout>
 </widget>
 <customwidgets>
  <customwidget>
   <class>MyGroupBox</class>
   <extends>QGroupBox</extends>
   <header>my_group_box.h</header>
   <container>1</container>
  </customwidget>
  <customwidget>
   <class>MyDoubleSpinBox</class>
   <extends>QDoubleSpinBox</extends>
   <header>my_double_spin_box.h</header>
  </customwidget>
  <customwidget>
   <class>MyCheckBox</class>
   <extends>QCheckBox</extends>
   <header>my_check_box.h</header>
  </customwidget>
 </customwidgets>
 <tabstops>
  <tabstop>checkBox_transf_function_enabledAx</tabstop>
  <tabstop>checkBox_transf_function_enabledAx_false</tabstop>
  <tabstop>checkBox_transf_function_enabledx</tabstop>
  <tabstop>spinbox4_transf_offset_1111_x</tabstop>
  <tabstop>checkBox_transf_function_enabledy</tabstop>
  <tabstop>spinbox4_transf_offset_1111_y</tabstop>
  <tabstop>checkBox_transf_function_enabledz</tabstop>
  <tabstop>spinbox4_transf_offset_1111_z</tabstop>
  <tabstop>checkBox_transf_function_enabledw</tabstop>
  <tabstop>spinbox4_transf_offset_1111_w</tabstop>
  <tabstop>spinbox4_transf_offsetA_1111_x</tabstop>
  <tabstop>spinbox4_transf_offsetA_1111_y</tabstop>
  <tabstop>spinbox4_transf_offsetA_1111_z</tabstop>
  <tabstop>spinbox4_transf_offsetA_1111_w</tabstop>
  <tabstop>spinbox4_transf_addition_constant_0000_x</tabstop>
  <tabstop>spinbox4_transf_addition_constant_0000_y</tabstop>
  <tabstop>spinbox4_transf_addition_constant_0000_z</tabstop>
  <tabstop>spinbox4_transf_addition_constant_0000_w</tabstop>
  <tabstop>spinbox_analyticDE_scale_1</tabstop>
  <tabstop>groupCheck_info</tabstop>
 </tabstops>
 <resources/>
 <connections>
  <connection>
   <sender>checkBox_transf_function_enabledAx_false</sender>
   <signal>toggled(bool)</signal>
   <receiver>spinbox4_transf_offsetA_1111_x</receiver>
   <slot>setEnabled(bool)</slot>
   <hints>
    <hint type="sourcelabel">
     <x>54</x>
     <y>58</y>
    </hint>
    <hint type="destinationlabel">
     <x>750</x>
     <y>195</y>
    </hint>
   </hints>
  </connection>
  <connection>
   <sender>checkBox_transf_function_enabledAx_false</sender>
   <signal>toggled(bool)</signal>
   <receiver>spinbox4_transf_offsetA_1111_y</receiver>
   <slot>setEnabled(bool)</slot>
   <hints>
    <hint type="sourcelabel">
     <x>97</x>
     <y>60</y>
    </hint>
    <hint type="destinationlabel">
     <x>750</x>
     <y>226</y>
    </hint>
   </hints>
  </connection>
  <connection>
   <sender>checkBox_transf_function_enabledAx_false</sender>
   <signal>toggled(bool)</signal>
   <receiver>spinbox4_transf_offsetA_1111_z</receiver>
   <slot>setEnabled(bool)</slot>
   <hints>
    <hint type="sourcelabel">
     <x>38</x>
     <y>57</y>
    </hint>
    <hint type="destinationlabel">
     <x>750</x>
     <y>257</y>
    </hint>
   </hints>
  </connection>
 </connections>
</ui>
